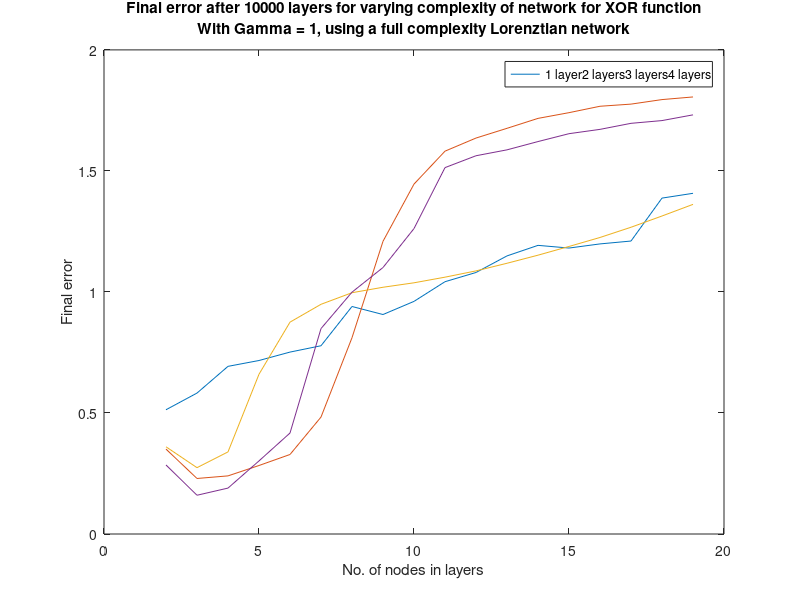

This figure's MATLAB source:
complexity_data = [[0.51332427, 0.35076504, 0.3603147 , 0.28519828],
[0.58222392, 0.22938865, 0.27403453, 0.16012903],
[0.69261421, 0.24011995, 0.33918495, 0.18969853],
[0.71676454, 0.28299848, 0.66006396, 0.30197842],
[0.75154491, 0.32849075, 0.87522511, 0.41715637],
[0.7777278 , 0.48307386, 0.94896786, 0.84868578],
[0.93991316, 0.81094376, 0.99682772, 0.99913231],
[0.90671641, 1.20921317, 1.01937981, 1.100933  ],
[0.96102709, 1.44557719, 1.03779473, 1.26185531],
[1.04229968, 1.58163444, 1.06104843, 1.51364865],
[1.08040006, 1.63579863, 1.08698234, 1.56268645],
[1.14890356, 1.67599354, 1.11848816, 1.58705989],
[1.19246863, 1.71704267, 1.15188927, 1.62129105],
[1.18137186, 1.74066477, 1.18792314, 1.65384029],
[1.19844845, 1.76713159, 1.22502929, 1.67167067],
[1.2103206 , 1.77598877, 1.26727031, 1.6966159 ],
[1.38772123, 1.79470301, 1.31376574, 1.70796391],
[1.40749139, 1.80559188, 1.36179592, 1.73164009]];

a1 = plot(2:19, complexity_data(:,1)); m1 = "1 layer";
hold on
a2 = plot(2:19, complexity_data(:,2)); m2 = "2 layers";
a3 = plot(2:19, complexity_data(:,3)); m3 = "3 layers";
a4 = plot(2:19, complexity_data(:,4)); m4 = "4 layers";
hold off

legend([a1,a2,a3,a4], [m1,m2,m3,m4])
ylabel("Final error")
xlabel("No. of nodes in layers")
title({"Final error after 10000 layers for varying complexity of network for XOR function", "With Gamma = 1, using a full complexity Lorenztian network"})
